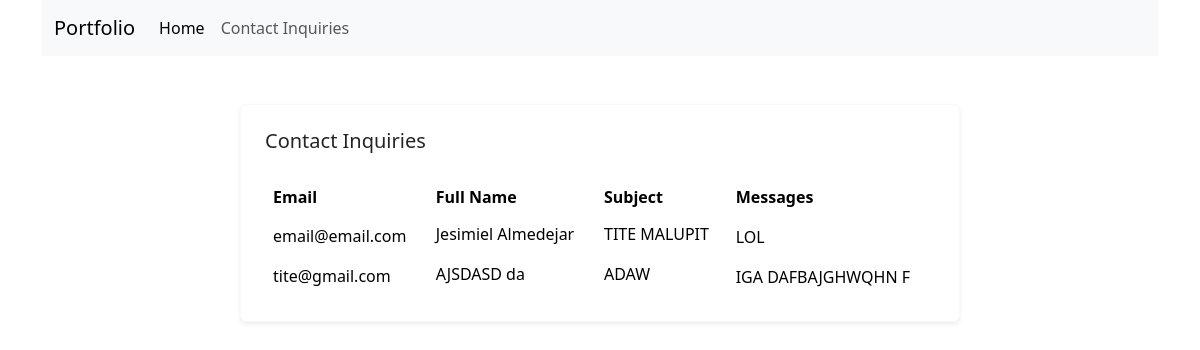
Page /dashboard/contact-inquiries/ on the committed database.
### contact/models.py (models this page shows, shortened)
class Contact(models.Model):
    email = models.EmailField()
    full_name = models.CharField(max_length=254)
    subject = models.CharField(max_length=50)
    message = models.TextField()
    created_at = models.DateTimeField(auto_now_add=True)
    updated_at = models.DateTimeField(auto_now=True)

### activity/views.py (the view)
class ContactInquiries(ListView):
    template_name = "pages/contact_inquiries.html"
    context_object_name = "contacts"
    model = Contact

### templates/pages/contact_inquiries.html (shortened to what this page needs)
{% extends "layouts/base.html" %}
{% load static %}
{% block extra_css %}
    <link rel="stylesheet" crossorigin href="{% static '/bootstrap.min.css' %}">
{% endblock extra_css %}
{% block content %}
<section class="py-3 py-md-5">
  <div class="container">
    <div class="row justify-content-center">
      <div class="col-12 col-lg-9 col-xl-8">
        <div class="card widget-card border-light shadow-sm">
          <div class="card-body p-4">
            <h5 class="card-title widget-card-title mb-4">Contact Inquiries</h5>
            <div class="table-responsive">
              <table class="table table-borderless bsb-table-xl text-nowrap align-middle m-0">
                <thead>
                  <tr>
                    <th>Email</th>
                    <th>Full Name</th>
                    <th>Subject</th>
                    <th>Messages</th>
                  </tr>
                </thead>
                <tbody>
                  {% for contact in contacts %}
                  <tr>
                    <td>
                      <div class="d-flex align-items-center">
                        <div>
                          <h6 class="m-0">{{ contact.email }}</h6>
                        </div>
                      </div>
                    </td>
                    <td>
                      <h6 class="mb-1">{{ contact.full_name }}</h6>
                    </td>
                    <td>
                      <h6 class="mb-1">{{ contact.subject }}</h6>
                    </td>
                    <td>
                        {{ contact.message }}
                    </td>
                  </tr>
                  {% endfor %}
                </tbody>
              </table>
            </div>
          </div>
        </div>
      </div>
    </div>
  </div>
</section>
{% endblock content %}

### rows in the picture
Contact: email "email@email.com", full_name "Jesimiel Almedejar", subject "TITE MALUPIT", message "LOL"
Contact: email "tite@gmail.com", full_name "AJSDASD da", subject "ADAW", message "IGA DAFBAJGHWQHN F"
